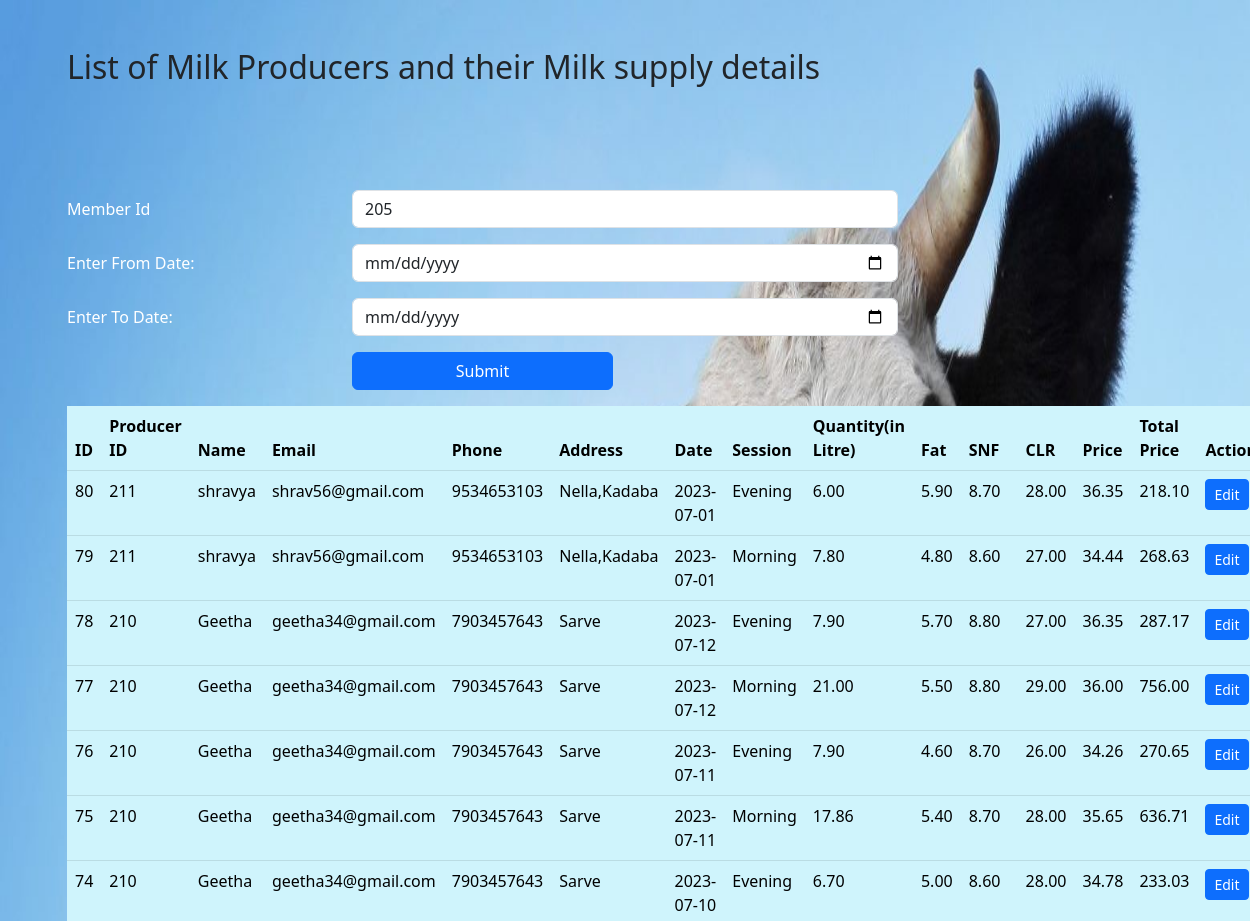
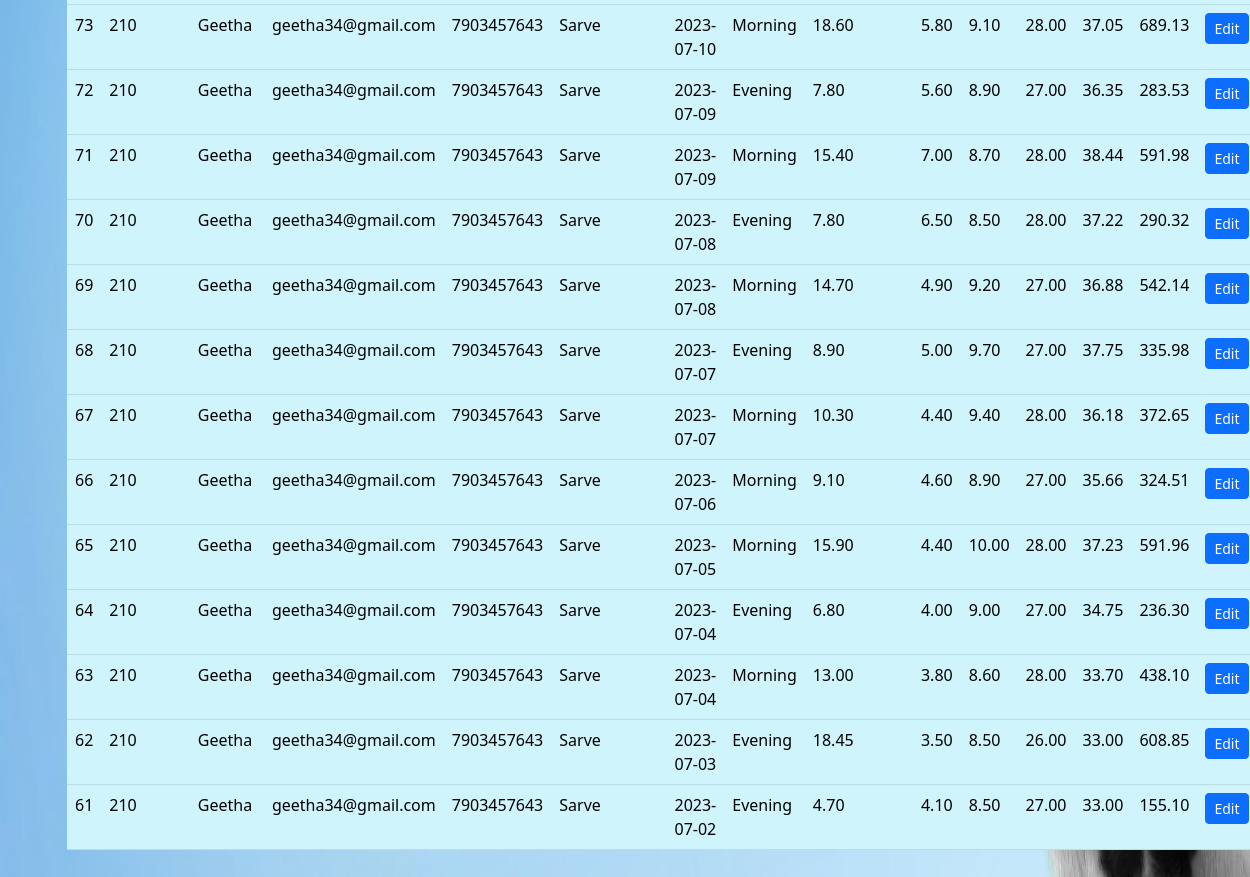
Screenshot of /PHP/milkdetails.php with the database file from the repository (2 pictures, top to bottom).
### tables this page shows
CREATE TABLE `tblmilk` (
  `m_id` int(10) NOT NULL,
  `p_id` int(10) NOT NULL,
  `fat` double(10,2) NOT NULL,
  `litre` double(10,2) NOT NULL,
  `clr` double(10,2) NOT NULL,
  `snf` double(10,2) NOT NULL,
  `price` double(10,2) NOT NULL,
  `tot_price` double(10,2) NOT NULL,
  `date` date NOT NULL,
  `session` varchar(50) NOT NULL
);

CREATE TABLE `tblproducer` (
  `p_id` int(10) NOT NULL,
  `p_name` varchar(20) NOT NULL,
  `p_mail` varchar(50) NOT NULL,
  `p_pwd` varchar(8) DEFAULT NULL,
  `phone` varchar(10) NOT NULL,
  `address` varchar(50) NOT NULL,
  `role` varchar(10) NOT NULL DEFAULT 'producer',
  `created_at` date NOT NULL DEFAULT current_timestamp()
);

### PHP/milkdetails.php (the view, shortened to what this page needs)
<?php
$con=new mysqli("localhost","root","","phpdairy1");
?><!DOCTYPE html>
<html lang="en">
<head>
    <link rel="stylesheet" href="css/bootstrap.min.css"/>
</head>
<body style="background-image: url(img3.jpg);background-size:100% 100%;background-repeat: no-repeat;">
    <div class="container my-5" >
        <h2>List of Milk Producers and their Milk supply details</h2>
        <br/>
        <br/>
        <br/>
        <br/>
        <form method="post">
            <div class="row mb-3">
                <label class="col-sm-3 col-form-label text-white">Member Id</label>
                <div class="col-sm-6">
                    <select name="pid" class="form-control"
                    <?php
                    $sql="SELECT p_id FROM tblproducer";
                    $result=$con->query($sql);
                    echo "<select name='pid'>";
                    while($row=$result->fetch_assoc())
                    {
                        echo "<option value='".$row['p_id']."'>".$row['p_id']."</option>";
                    }
                    echo "</select";?>
                    ></select>
                </div>
            </div>
            <div class="row mb-3">
                <label class="col-sm-3 col-form-label text-white">Enter From Date:</label>
                <div class="col-sm-6">
                    <input type="date" class="form-control" name="fromdate"required>
                </div>
                </div>
            <div class="row mb-3">
                <label class="col-sm-3 col-form-label text-white">Enter To Date:</label>
                <div class="col-sm-6">
                    <input type="date" class="form-control" name="todate"required>
                </div>
            </div>
            <div class="row mb-3">
                <div class="offset-sm-3 col-sm-3 d-grid">
                    <button type="submit" class="btn btn-primary">Submit</button>
                </div>
            </div>
        </form>
        <table class="table table-info" >
            <thead>
                <tr>
                    <th>ID</th>
                    <th>Producer ID</th>
                    <th>Name</th>
                    <th>Email</th>
                    <th>Phone</th>
                    <th>Address</th>
                    <th>Date</th>
                    <th>Session</th>
                    <th>Quantity(in Litre)</th>
                    <th>Fat</th>
                    <th>SNF</th>
                    <th>CLR</th>
                    <th>Price</th>
                    <th>Total Price</th>
                    <th>Action</th>
                </tr>
            </thead>
            <tbody>
                <?php
                if($_SERVER['REQUEST_METHOD']=='POST'){
                    $fromdate=$_POST['fromdate'];
                  $todate=$_POST['todate'];
                  $pid=$_POST['pid'];
                $sql="SELECT * FROM tblproducer,tblmilk WHERE tblproducer.p_id=tblmilk.p_id AND tblproducer.p_id=$pid AND date BETWEEN '$fromdate' AND '$todate'  ORDER BY m_id ASC limit 50";
                $result=$con->query($sql);
                if(!$result){
                    die("Invalid query:".$con->error);
                }
                while($row = $result->fetch_assoc()){
                    echo "
                    <tr>
                    <td>$row[m_id]</td>
                    <td>$row[p_id]</td>
                    <td>$row[p_name]</td>
                    <td>$row[p_mail]</td>
                    <td>$row[phone]</td>
                    <td>$row[address]</td>
                    <td>$row[date]</td>
                    <td>$row[session]</td>
                    <td>$row[litre]</td>
                    <td>$row[fat]</td>
                    <td>$row[snf]</td>
                    <td>$row[clr]</td>
                    <td>$row[price]</td>
                    <td>$row[tot_price]</td>
                    <td>
                        <a class='btn btn-primary btn-sm'href='/phpdairy/editmilk.php?pid=$row[p_id]&mid=$row[m_id]'>Edit</a>
                    </td>
                </tr>
                ";
                }
            }
            else{
                $sql="SELECT * FROM tblproducer,tblmilk WHERE tblproducer.p_id=tblmilk.p_id ORDER BY m_id DESC limit 20";
                $result=$con->query($sql);
                while($row = $result->fetch_assoc()){
                    echo "
                    <tr>
                    <td>$row[m_id]</td>
                    <td>$row[p_id]</td>
                    <td>$row[p_name]</td>
                    <td>$row[p_mail]</td>
                    <td>$row[phone]</td>
                    <td>$row[address]</td>
                    <td>$row[date]</td>
                    <td>$row[session]</td>
                    <td>$row[litre]</td>
                    <td>$row[fat]</td>
                    <td>$row[snf]</td>
                    <td>$row[clr]</td>
                    <td>$row[price]</td>
                    <td>$row[tot_price]</td>
                    <td>
                        <a class='btn btn-primary btn-sm'href='/phpdairy/editmilk.php?pid=$row[p_id]&mid=$row[m_id]'>Edit</a>
                    </td>
                </tr>
                ";
                }
            }
                ?>
            </tbody>
        </table>
    </div>
</body>
</html>

### rows the page displays
tblmilk: m_id "80", p "211", p.p_name "shravya", p.p_mail "shrav56@gmail.com", p.phone "9534653103", p.address "Nella,Kadaba", date "2023-07-01", session "Evening", litre "6.00", fat "5.90", snf "8.70", clr "28.00", price "36.35", tot_price "218.10"
tblmilk: m_id "79", p "211", p.p_name "shravya", p.p_mail "shrav56@gmail.com", p.phone "9534653103", p.address "Nella,Kadaba", date "2023-07-01", session "Morning", litre "7.80", fat "4.80", snf "8.60", clr "27.00", price "34.44", tot_price "268.63"
tblmilk: m_id "78", p "210", p.p_name "Geetha", p.p_mail "geetha34@gmail.com", p.phone "7903457643", p.address "Sarve", date "2023-07-12", session "Evening", litre "7.90", fat "5.70", snf "8.80", clr "27.00", price "36.35", tot_price "287.17"
tblmilk: m_id "77", p "210", p.p_name "Geetha", p.p_mail "geetha34@gmail.com", p.phone "7903457643", p.address "Sarve", date "2023-07-12", session "Morning", litre "21.00", fat "5.50", snf "8.80", clr "29.00", price "36.00", tot_price "756.00"
tblmilk: m_id "76", p "210", p.p_name "Geetha", p.p_mail "geetha34@gmail.com", p.phone "7903457643", p.address "Sarve", date "2023-07-11", session "Evening", litre "7.90", fat "4.60", snf "8.70", clr "26.00", price "34.26", tot_price "270.65"
tblmilk: m_id "75", p "210", p.p_name "Geetha", p.p_mail "geetha34@gmail.com", p.phone "7903457643", p.address "Sarve", date "2023-07-11", session "Morning", litre "17.86", fat "5.40", snf "8.70", clr "28.00", price "35.65", tot_price "636.71"
tblmilk: m_id "74", p "210", p.p_name "Geetha", p.p_mail "geetha34@gmail.com", p.phone "7903457643", p.address "Sarve", date "2023-07-10", session "Evening", litre "6.70", fat "5.00", snf "8.60", clr "28.00", price "34.78", tot_price "233.03"
tblmilk: m_id "73", p "210", p.p_name "Geetha", p.p_mail "geetha34@gmail.com", p.phone "7903457643", p.address "Sarve", date "2023-07-10", session "Morning", litre "18.60", fat "5.80", snf "9.10", clr "28.00", price "37.05", tot_price "689.13"
tblmilk: m_id "72", p "210", p.p_name "Geetha", p.p_mail "geetha34@gmail.com", p.phone "7903457643", p.address "Sarve", date "2023-07-09", session "Evening", litre "7.80", fat "5.60", snf "8.90", clr "27.00", price "36.35", tot_price "283.53"
tblmilk: m_id "71", p "210", p.p_name "Geetha", p.p_mail "geetha34@gmail.com", p.phone "7903457643", p.address "Sarve", date "2023-07-09", session "Morning", litre "15.40", fat "7.00", snf "8.70", clr "28.00", price "38.44", tot_price "591.98"
tblmilk: m_id "70", p "210", p.p_name "Geetha", p.p_mail "geetha34@gmail.com", p.phone "7903457643", p.address "Sarve", date "2023-07-08", session "Evening", litre "7.80", fat "6.50", snf "8.50", clr "28.00", price "37.22", tot_price "290.32"
tblmilk: m_id "69", p "210", p.p_name "Geetha", p.p_mail "geetha34@gmail.com", p.phone "7903457643", p.address "Sarve", date "2023-07-08", session "Morning", litre "14.70", fat "4.90", snf "9.20", clr "27.00", price "36.88", tot_price "542.14"
tblmilk: m_id "68", p "210", p.p_name "Geetha", p.p_mail "geetha34@gmail.com", p.phone "7903457643", p.address "Sarve", date "2023-07-07", session "Evening", litre "8.90", fat "5.00", snf "9.70", clr "27.00", price "37.75", tot_price "335.98"
tblmilk: m_id "67", p "210", p.p_name "Geetha", p.p_mail "geetha34@gmail.com", p.phone "7903457643", p.address "Sarve", date "2023-07-07", session "Morning", litre "10.30", fat "4.40", snf "9.40", clr "28.00", price "36.18", tot_price "372.65"
tblmilk: m_id "66", p "210", p.p_name "Geetha", p.p_mail "geetha34@gmail.com", p.phone "7903457643", p.address "Sarve", date "2023-07-06", session "Morning", litre "9.10", fat "4.60", snf "8.90", clr "27.00", price "35.66", tot_price "324.51"
tblmilk: m_id "65", p "210", p.p_name "Geetha", p.p_mail "geetha34@gmail.com", p.phone "7903457643", p.address "Sarve", date "2023-07-05", session "Morning", litre "15.90", fat "4.40", snf "10.00", clr "28.00", price "37.23", tot_price "591.96"
tblmilk: m_id "64", p "210", p.p_name "Geetha", p.p_mail "geetha34@gmail.com", p.phone "7903457643", p.address "Sarve", date "2023-07-04", session "Evening", litre "6.80", fat "4.00", snf "9.00", clr "27.00", price "34.75", tot_price "236.30"
tblmilk: m_id "63", p "210", p.p_name "Geetha", p.p_mail "geetha34@gmail.com", p.phone "7903457643", p.address "Sarve", date "2023-07-04", session "Morning", litre "13.00", fat "3.80", snf "8.60", clr "28.00", price "33.70", tot_price "438.10"
tblmilk: m_id "62", p "210", p.p_name "Geetha", p.p_mail "geetha34@gmail.com", p.phone "7903457643", p.address "Sarve", date "2023-07-03", session "Evening", litre "18.45", fat "3.50", snf "8.50", clr "26.00", price "33.00", tot_price "608.85"
tblmilk: m_id "61", p "210", p.p_name "Geetha", p.p_mail "geetha34@gmail.com", p.phone "7903457643", p.address "Sarve", date "2023-07-02", session "Evening", litre "4.70", fat "4.10", snf "8.50", clr "27.00", price "33.00", tot_price "155.10"

### other values shown
form field pid "205"
